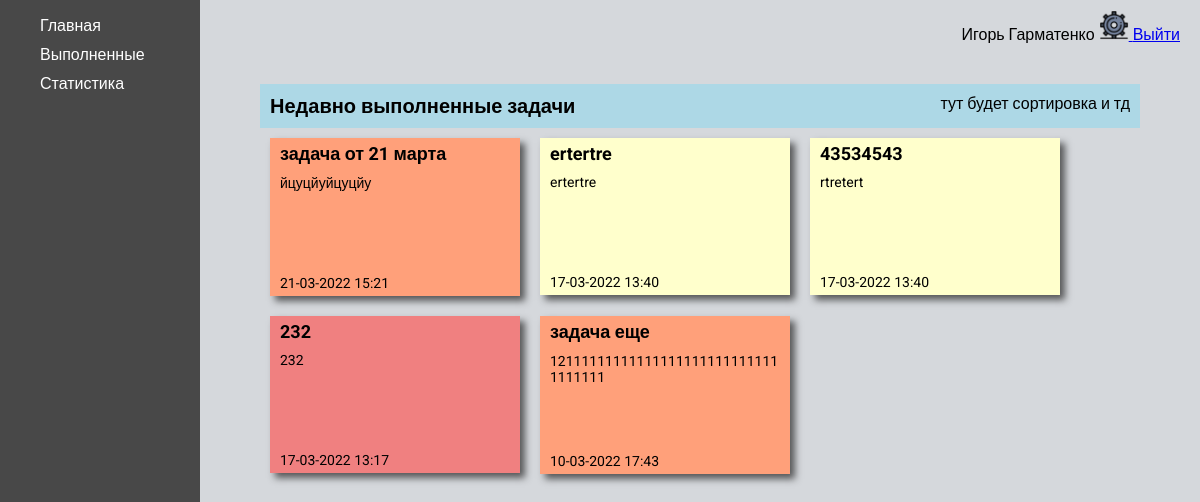
Page /done_tasks/ (signed in) on the earlier database version.
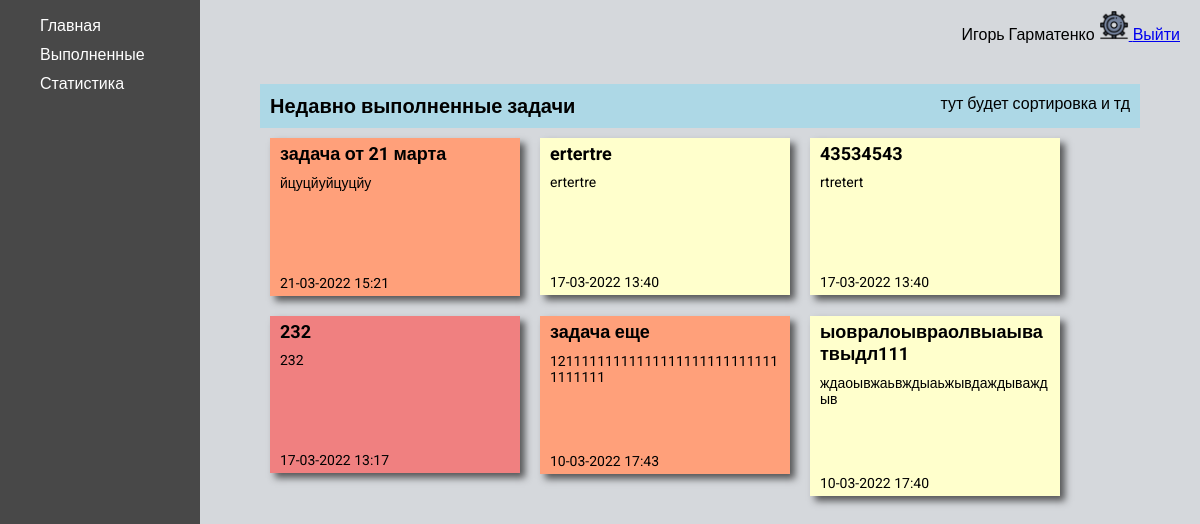
Same page on the later database version.
### ToDo/models.py (models this page shows, shortened)
class CustomUser(AbstractUser):
    avatar = models.ImageField(
        blank=True,
        verbose_name='Avatar',
        upload_to=f'images/',
        default='../static/ToDo/images/default.png'
    )
    date_of_birth = models.DateField(blank=True, null=True)

class Task(models.Model):
    PRIORITY_LEVEL = (('L', 'низкий'),
                      ('M', 'обычный'),
                      ('H', 'высокий'),
                      )
    user = models.ForeignKey(settings.AUTH_USER_MODEL, on_delete=models.CASCADE, null=True, blank=True)
    title = models.CharField(max_length=200)
    descr = models.CharField(max_length=500)
    priority = models.CharField(max_length=10, choices=PRIORITY_LEVEL, default='medium')
    is_finished = models.BooleanField(default=False)
    created_at = models.DateTimeField(auto_now_add=True)
    complated_at = models.DateTimeField(auto_now=True)
    class Meta:
        ordering = ['-created_at']

### ToDo/views.py (the view)
# urls.py: path('done_tasks/', done_tasks, name='done_tasks'),
@login_required
def done_tasks(request):
    tasks = Task.objects.filter(user_id=request.user.id, is_finished=True).order_by('created_at').reverse()
    return render(request, 'ToDo/done_tasks.html', {'menu': home_menu, 'tasks': tasks})

### ToDo/templates/ToDo/done_tasks.html
{% extends 'ToDo/home_base.html' %}
{% block rightbar %}
    <div class="tasks__wrap">
        <div class="tasks__active_wrap">
            <div class="tasks__header">
                <div class="tasks__active_title">Недавно выполненные задачи</div>
                <div class="tasks__active_info">тут будет сортировка и тд</div>
            </div>
            <div class="tasks__active">
                {% for task in tasks %}
                    <div class="task {{ task.priority }}">
                        <div class="task__title">{{ task.title }}</div>
                        <div class="task__descr">{{ task.descr }}</div>
                        <div class="task__created_at">{{ task.created_at|date:'d-m-Y H:i' }}</div>
                    </div>
                {% endfor %}
            </div>
        </div>
    </div>
{% endblock %}

### ToDo/templates/ToDo/home_base.html (shortened to what this page needs)
{% extends 'ToDo/base.html' %}
{% load static %}
{% block content %}
    <div class="main">
        <div  class="leftbar">
            <ul class="home_menu">
                {% for key, item in menu.items %}
                    <li class="home_menu__item"><a href="{% url key %}">{{ item }}</a></li>
                {% endfor %}
            </ul>
        </div>
        <div  class="rightbar">
            <div class="home_nav">
                <div class="home_info">
                        {% if request.user.is_authenticated %}
                        <span>{{ user.first_name }} {{ user.last_name }}</span>
                        <a href="{% url 'user_settings' %}">
                            <img class="settings__icon" src="{% static 'ToDo/images/settings.png' %}" alt="settings">
                        </a>
                        <a href="{% url 'logout' %}">Выйти</a>
                    {% endif %}
                </div>
            </div>
            {% block rightbar %}
            {% endblock %}
        </div>
    </div>
{% endblock %}

### ToDo/templates/ToDo/base.html (shortened to what this page needs)
{% load static %}
<!DOCTYPE html>
<html lang="en">
<head>
    <link rel="stylesheet" href="{% static 'ToDo/css/style.css' %}">
</head>
<body>
    {% block content %}
    {% endblock %}
</body>
</html>

### ToDo/static/ToDo/css/style.css (style rules this page uses)
html { font-family: 'Roboto', sans-serif; }
body { margin: 0; }
.main { display: flex; }
.leftbar { width: 15%; min-width: 200px; background-color: #484848; display: flex; flex-direction: column; min-height: 100vh; }
.rightbar { width: 85%; background-color: #D5D8DC; min-height: 100vh; }
.settings__icon { width: 30px; height: 30px; }
.home_menu { display: flex; flex-direction: column; align-items: flex-start; }
.home_menu__item { list-style-type: none; margin-bottom: 10px; }
.home_menu__item a { text-decoration: none; color: white; list-style-type: none; }
.home_nav { display: flex; justify-content: space-between; padding: 10px 20px; }
.tasks__wrap { display: flex; justify-content: space-between; padding: 30px 50px; }
.tasks__active { display: flex; justify-content: flex-start; align-items: flex-start; flex-wrap: wrap; align-content: flex-start; }
.tasks__header { display: flex; justify-content: space-between; background-color: #ADD8E6; padding: 10px 10px; }
.tasks__active_info { margin-left: 50px; }
.tasks__active_title { font-size: 20px; font-weight: bold; }
.tasks__active_wrap { margin: 0 10px; width: 100%; }
.task { position: relative; display: flex; flex-direction: column; align-items: center; width: 250px; word-wrap: break-word; margin: 10px; height: auto; box-shadow: 5px 5px 7px rgba(33,33,33,.7); transform: rotate(0deg); transition: transform .15s linear; }
.task__title { width: 100%; padding: 5px 10px; box-sizing: border-box; font-weight: bold; font-size: 18px; }
.H { background: #F08080; }
.M { background: #FFA07A; }
.L { background: #ffc; }
.task__descr { width: 100%; padding: 5px 10px; box-sizing: border-box; font-size: 14px; min-height: 100px; word-wrap: inherit; }
.task__created_at { width: 100%; padding: 5px 10px; box-sizing: border-box; font-size: 14px; }

Differences in the rows shown:
now on this page (row edited): Task: title "ыовралоывраолвыаыватвыдл111", descr "ждаоывжаьвждыаьжывдаждываждыв", created_at "10-03-2022 17:40"
